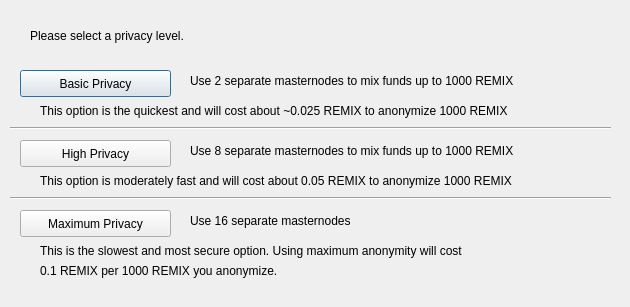
<?xml version="1.0" encoding="UTF-8"?>
<ui version="4.0">
 <class>DarksendConfig</class>
 <widget class="QDialog" name="DarksendConfig">
  <property name="geometry">
   <rect>
    <x>0</x>
    <y>0</y>
    <width>630</width>
    <height>307</height>
   </rect>
  </property>
  <property name="windowTitle">
   <string>Configure PrivateSend</string>
  </property>
  <widget class="QPushButton" name="buttonBasic">
   <property name="geometry">
    <rect>
     <x>20</x>
     <y>70</y>
     <width>151</width>
     <height>27</height>
    </rect>
   </property>
   <property name="text">
    <string>Basic Privacy</string>
   </property>
  </widget>
  <widget class="QPushButton" name="buttonHigh">
   <property name="geometry">
    <rect>
     <x>20</x>
     <y>140</y>
     <width>151</width>
     <height>27</height>
    </rect>
   </property>
   <property name="text">
    <string>High Privacy</string>
   </property>
  </widget>
  <widget class="QPushButton" name="buttonMax">
   <property name="geometry">
    <rect>
     <x>20</x>
     <y>210</y>
     <width>151</width>
     <height>27</height>
    </rect>
   </property>
   <property name="text">
    <string>Maximum Privacy</string>
   </property>
  </widget>
  <widget class="QLabel" name="label">
   <property name="geometry">
    <rect>
     <x>30</x>
     <y>20</y>
     <width>571</width>
     <height>31</height>
    </rect>
   </property>
   <property name="text">
    <string>Please select a privacy level.</string>
   </property>
  </widget>
  <widget class="QLabel" name="label_2">
   <property name="geometry">
    <rect>
     <x>190</x>
     <y>70</y>
     <width>421</width>
     <height>21</height>
    </rect>
   </property>
   <property name="text">
    <string>Use 2 separate masternodes to mix funds up to 1000 REMIX</string>
   </property>
  </widget>
  <widget class="QLabel" name="label_3">
   <property name="geometry">
    <rect>
     <x>190</x>
     <y>140</y>
     <width>411</width>
     <height>21</height>
    </rect>
   </property>
   <property name="text">
    <string>Use 8 separate masternodes to mix funds up to 1000 REMIX</string>
   </property>
  </widget>
  <widget class="QLabel" name="label_4">
   <property name="geometry">
    <rect>
     <x>190</x>
     <y>210</y>
     <width>421</width>
     <height>21</height>
    </rect>
   </property>
   <property name="text">
    <string>Use 16 separate masternodes</string>
   </property>
  </widget>
  <widget class="QLabel" name="label_6">
   <property name="geometry">
    <rect>
     <x>40</x>
     <y>100</y>
     <width>561</width>
     <height>21</height>
    </rect>
   </property>
   <property name="text">
    <string>This option is the quickest and will cost about ~0.025 REMIX to anonymize 1000 REMIX</string>
   </property>
  </widget>
  <widget class="QLabel" name="label_7">
   <property name="geometry">
    <rect>
     <x>40</x>
     <y>170</y>
     <width>561</width>
     <height>21</height>
    </rect>
   </property>
   <property name="text">
    <string>This option is moderately fast and will cost about 0.05 REMIX to anonymize 1000 REMIX</string>
   </property>
  </widget>
  <widget class="QLabel" name="label_8">
   <property name="geometry">
    <rect>
     <x>40</x>
     <y>240</y>
     <width>561</width>
     <height>21</height>
    </rect>
   </property>
   <property name="text">
    <string>This is the slowest and most secure option. Using maximum anonymity will cost</string>
   </property>
  </widget>
  <widget class="QLabel" name="label_9">
   <property name="geometry">
    <rect>
     <x>40</x>
     <y>260</y>
     <width>561</width>
     <height>21</height>
    </rect>
   </property>
   <property name="text">
    <string>0.1 REMIX per 1000 REMIX you anonymize.</string>
   </property>
  </widget>
  <widget class="Line" name="line">
   <property name="geometry">
    <rect>
     <x>10</x>
     <y>120</y>
     <width>601</width>
     <height>16</height>
    </rect>
   </property>
   <property name="orientation">
    <enum>Qt::Horizontal</enum>
   </property>
  </widget>
  <widget class="Line" name="line_2">
   <property name="geometry">
    <rect>
     <x>10</x>
     <y>190</y>
     <width>601</width>
     <height>16</height>
    </rect>
   </property>
   <property name="orientation">
    <enum>Qt::Horizontal</enum>
   </property>
  </widget>
 </widget>
 <resources/>
 <connections/>
</ui>
